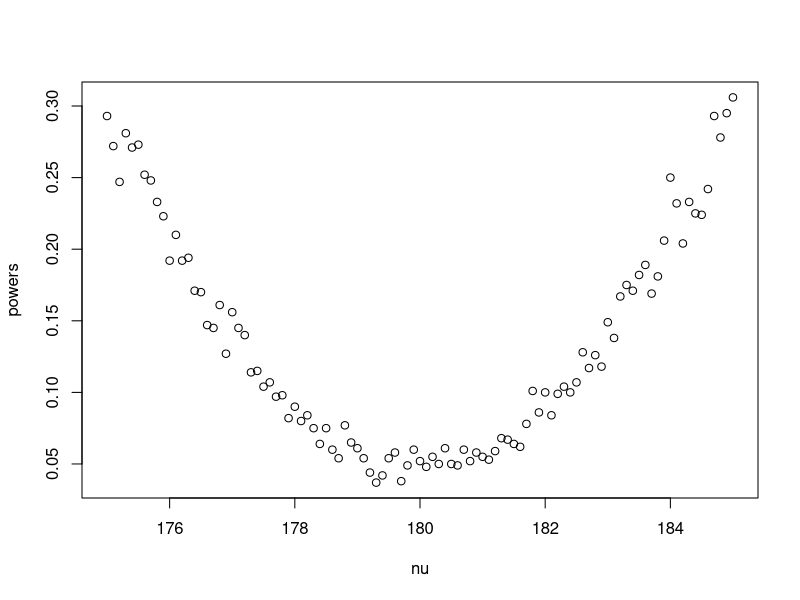

Reproduce this figure in R.
# For each women's mean height (175,180,0.1):
#   Run 1000 tests, derive power, append to power vector
# Plot powers

# Pretty Printing:
printf <- function(...) cat(sprintf(...))
# printf("hello %d\n", 56)

# Exercise Vars:
m=n=150
sd=30

powers=numeric()
nu=seq(175,185,by=0.1)
for (i in nu) {
  B=1000
  p=numeric(B)
  for (b in 1:B) {
    x=rnorm(m,180,sd)
    y=rnorm(n,i,sd)
    p[b]=t.test(x,y,var.equal=TRUE)[[3]]
  }
  power=mean(p<.05)
  printf("%f: %f\n", i, power)
  powers=c(powers,power)
  
}

plot(nu,powers)
